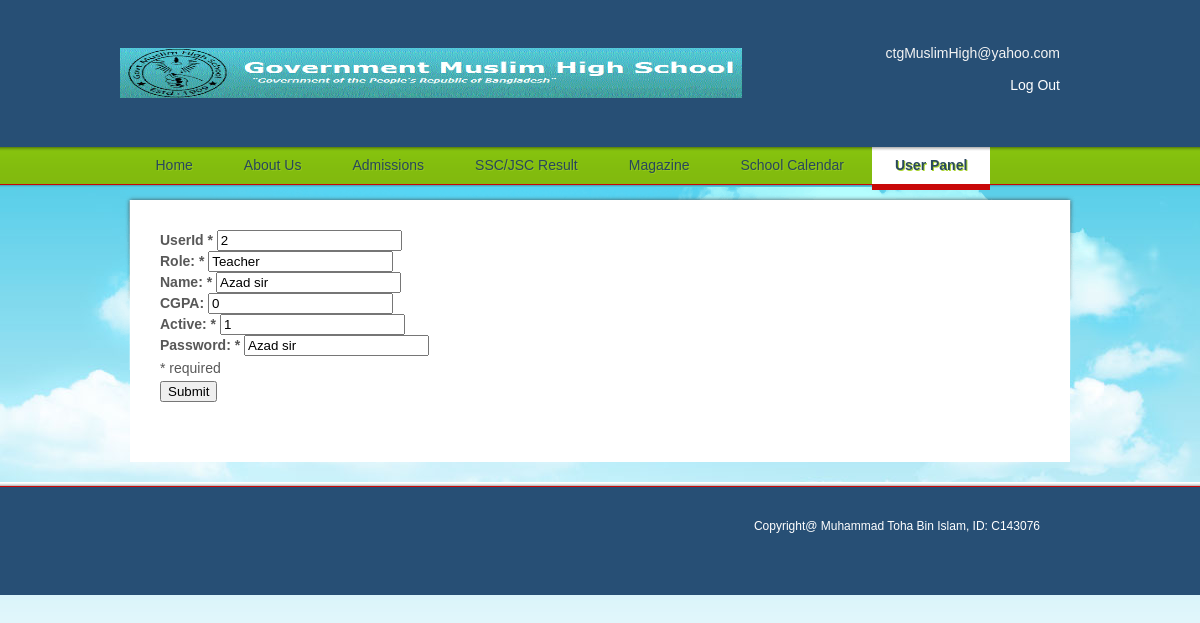
/webpage/edit.php?UserId=2, run on the app's committed database.
### tables this page shows
CREATE TABLE IF NOT EXISTS `all_users` (
  `UserId` varchar(20) NOT NULL,
  `Role` varchar(20) NOT NULL,
  `Name` varchar(20) NOT NULL,
  `CGPA` float NOT NULL,
  `Active` int(20) NOT NULL,
  `Password` varchar(20) NOT NULL,
  PRIMARY KEY (`UserId`)
);

### webpage/edit.php (the view, shortened to what this page needs)
<?php
function renderForm($UserId, $Role, $Name, $CGPA, $Active, $Password, $error)
{
?>
<!DOCTYPE html>
<html>
<head>
<link rel="stylesheet" type="text/css" href="styles/style.css" />
</head>
<body>
<div id="page">
  <div id="header">
    <div id="section">
      <div><a href="index.php"><img src="images/logo.gif" alt="" width="622" height="50"  /></a></div>
      <span>ctgMuslimHigh@yahoo.com<br />
      <br />
      <a href="logout.php">Log Out</a></span> </div>
    <ul>
      <li><a href="index.php">Home</a></li>
      <li><a href="about.php">About Us</a></li>
      <li><a href="admissions.php">Admissions</a></li>
      <li><a href="result.php">SSC/JSC Result</a></li>
      <li><a href="Magazine.php">Magazine</a></li>
      <li><a href="school-calendar.php">School Calendar</a></li>
      <li class="current"><a href="contact-us1.php">User Panel</a></li>
    </ul>
  </div>
  <div id="content">
    <div>
<form action="" method="post">
<div>
<strong>UserId *</strong> <input type="text" name="UserId" value="<?php echo $UserId; ?>" /><br/>
<strong>Role: *</strong> <input type="text" name="Role" value="<?php echo $Role; ?>" /><br/>
<strong>Name: *</strong> <input type="text" name="Name" value="<?php echo $Name; ?>" /><br/>
<strong>CGPA: </strong> <input type="text" name="CGPA" value="<?php echo $CGPA; ?>" /><br/>
<strong>Active: *</strong> <input type="text" name="Active" value="<?php echo $Active; ?>" /><br/>
<strong>Password: *</strong> <input type="text" name="Password" value="<?php echo $Password; ?>" /><br/>
<p>* required</p>
<input type="submit" name="submit" value="Submit">
</div>
</form>
    </div>
  </div>
  <div id="footer">
    <div>
	  <div class="section">
		<p>Copyright@  Muhammad Toha Bin Islam, ID: C143076</p>
      </div>
    </div>
  </div>
</div>
</html>
<?php
}
if (isset($_POST['submit']))
{
$UserId = $_POST['UserId'];
$Role = $_POST['Role'];
$Name = $_POST['Name'];
$CGPA = $_POST['CGPA'];
$Active = $_POST['Active'];
$Password = $_POST['Password'];
if ($UserId == '' || $Role == '' || $Name == '' || $Password == '' )
{
$error = 'ERROR: Please fill in all required fields!';
renderForm($UserId, $Role, $Name, $CGPA, $Active, $Password, $error);
}
else
{
mysql_query("UPDATE All_users SET UserId='$UserId', Role='$Role', Name='$Name', CGPA='$CGPA', Active ='$Active', Password='$Password' WHERE UserId='$UserId'")
or die(mysql_error());
header("Location: contact-us.php");
}
}
else
{
if (isset($_GET['UserId']) && is_numeric($_GET['UserId']))
{
$UserId = $_GET['UserId'];
$result = mysql_query("SELECT * FROM All_users WHERE UserId='$UserId'")
or die("toha vaia" . mysql_error());
$row = mysql_fetch_array($result);
if($row)
{
$UserId = $row['UserId'];
$Role = $row['Role'];
$Name = $row['Name'];
$CGPA = $row['CGPA'];
$Active = $row['Active'];
$Password = $row['Password'];
renderForm($UserId, $Role, $Name, $CGPA, $Active, $Password, '');
}
else
{
echo "No results!";
}
}
else
{
echo 'Error!';
}
}
?>

### webpage/styles/style.css (style rules this page uses)
body { background:#fff url(../images/background.gif) repeat-x center 187px; color:#585858; font-family:Arial; font-size:14px; margin:0; min-width:960px; }
a { outline:none; }
img { border:none; }
#header div#section:after, #header ul:after, #content div:after, #content div ul.services:after, #footer div:after, #footer div div.section ul:after { clear:both; content:" "; display:block; font-size:0; height:0; visibility:hidden; }
#page { background:url(../images/background.jpg) no-repeat center 180px; width:100%; }
#header { background:url(../images/bg-header.gif) repeat-x; height:auto; overflow:hidden; position:relative; }
#header div#section { height:145px; margin:0 auto; width:960px; }
#header div#section div { float:left; margin-top:48px; }
#header div#section div a { display:block; }
#header div#section span { color:#f4f4f4; float:right; margin:0; padding-right:20px; padding-top:45px; text-align:right; width:178px; }
#header ul { list-style:none; margin:2px auto 0; padding:0; width:935px; }
#header ul li { float:left; padding-right:5px; }
#header ul li a { color:#28475C; display:block; font-size:14px; height:43px; line-height:37px; padding:0 23px; text-align:center; text-decoration:none; text-shadow:1px 1px 0 #94C81D; text-transform:capitalize; }
#header ul li.current, #header ul li:hover { height:43px; }
#header ul li.current a { background:url(../images/bg-menu.gif) repeat-x; color:#2a495e; font-weight:bold; text-shadow:1px 1px 0 #a8d32c; }
#content { background:url(../images/bg-content.gif) no-repeat top center; margin:0 auto; min-height:174px; overflow:hidden; position:relative; width:960px; ; }
#content div { background:#fff; margin:10px auto 20px; padding:30px; width:880px; }
#content div div { margin:0; padding:0 0 30px; width:auto; }
#content div#home div div#aside div p, #content div p { line-height:25px; margin:0; padding-bottom:0; text-align:justify; }
#footer { background:#274F75 url(../images/bg-footer.gif) repeat-x; min-height:113px; width:100%; }
#footer div { font-size:12px; margin:0 auto; padding-top:37px; position:relative; width:960px; }
#footer div div.section { float:right; padding:0; width:700px; }
#footer div div.section p { color:white; margin:0; padding:0px 40px 0px; text-align:right; }
span a { color: white;font-style:Arial Black;text-decoration:none; }

### data on the page
all_users: UserId "2", Role "Teacher", Name "Azad sir", CGPA "0", Active "1", Password "Azad sir"
